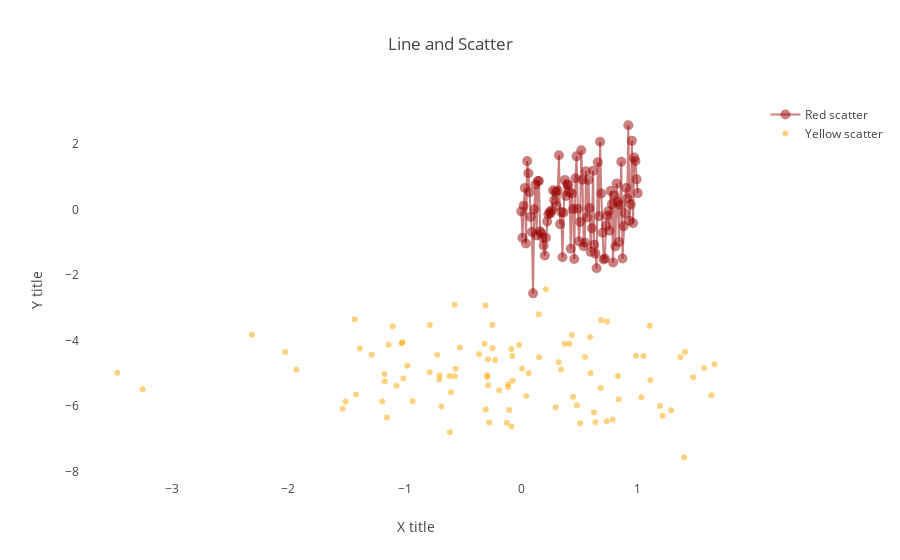

The notebook cell this image was saved under:
### Markdown cell above
## Line with Scatter

### Code cell
trace_1 = go.Scatter(x = monotone_x,y = random_y,mode = 'markers+lines',name = "Red scatter",
                     marker = dict(size = 10,color="rgba(152,0,0,0.5)")
                    )

trace_2 = go.Scatter(x = random_x,y = random_y-5,mode = 'markers',name = "Yellow scatter",
                     marker = dict(color="rgba(255,165,0,0.5)")
                    )

layout  = dict(title = "Line and Scatter",
               xaxis = dict(title = "X title",showgrid=False,showline=False,zeroline=False),
               yaxis = dict(title = "Y title",showgrid=False,showline=False,zeroline=False)
              )

data = [trace_1, trace_2]
figure = dict(data=data,layout=layout)
iplot(figure)
